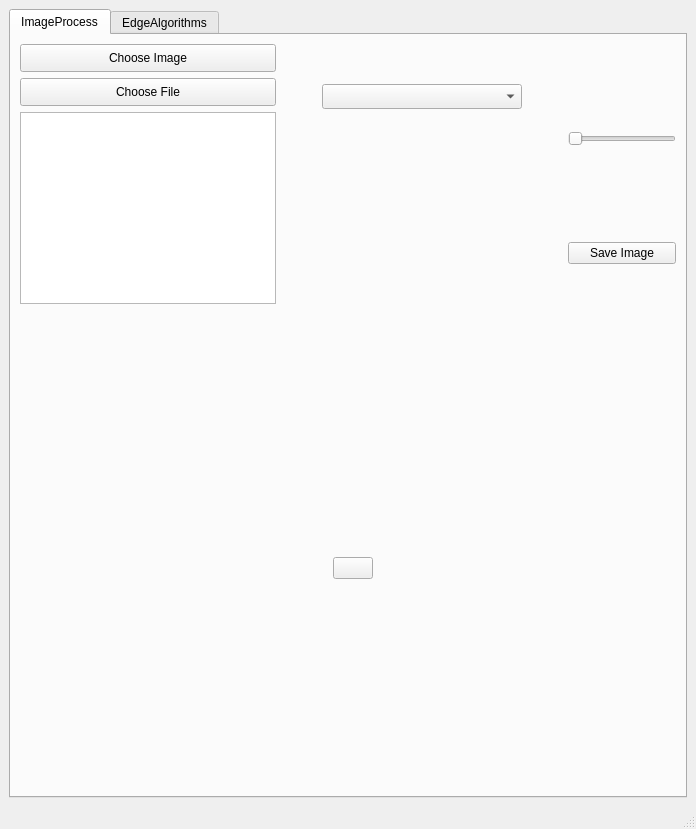
<?xml version="1.0" encoding="UTF-8"?>
<ui version="4.0">
 <class>MainWindow</class>
 <widget class="QMainWindow" name="MainWindow">
  <property name="geometry">
   <rect>
    <x>0</x>
    <y>0</y>
    <width>696</width>
    <height>829</height>
   </rect>
  </property>
  <property name="windowTitle">
   <string>MainWindow</string>
  </property>
  <widget class="QWidget" name="centralwidget">
   <property name="sizePolicy">
    <sizepolicy hsizetype="Preferred" vsizetype="Preferred">
     <horstretch>75</horstretch>
     <verstretch>0</verstretch>
    </sizepolicy>
   </property>
   <property name="minimumSize">
    <size>
     <width>650</width>
     <height>650</height>
    </size>
   </property>
   <property name="baseSize">
    <size>
     <width>750</width>
     <height>750</height>
    </size>
   </property>
   <layout class="QGridLayout" name="gridLayout_2">
    <item row="0" column="0" rowspan="2">
     <widget class="QTabWidget" name="tabWidget">
      <property name="currentIndex">
       <number>0</number>
      </property>
      <widget class="QWidget" name="tab_3">
       <attribute name="title">
        <string>ImageProcess</string>
       </attribute>
       <layout class="QGridLayout" name="gridLayout">
        <item row="0" column="0">
         <layout class="QVBoxLayout" name="verticalLayout_4" stretch="0,0,35">
          <property name="sizeConstraint">
           <enum>QLayout::SetDefaultConstraint</enum>
          </property>
          <item>
           <layout class="QHBoxLayout" name="horizontalLayout_2" stretch="20,0,0,0,20">
            <item>
             <layout class="QVBoxLayout" name="verticalLayout">
              <item>
               <widget class="QPushButton" name="choose_image_button">
                <property name="sizePolicy">
                 <sizepolicy hsizetype="Minimum" vsizetype="Fixed">
                  <horstretch>0</horstretch>
                  <verstretch>0</verstretch>
                 </sizepolicy>
                </property>
                <property name="minimumSize">
                 <size>
                  <width>256</width>
                  <height>28</height>
                 </size>
                </property>
                <property name="text">
                 <string>Choose Image</string>
                </property>
               </widget>
              </item>
              <item>
               <widget class="QPushButton" name="choose_file_button">
                <property name="sizePolicy">
                 <sizepolicy hsizetype="Minimum" vsizetype="Fixed">
                  <horstretch>0</horstretch>
                  <verstretch>0</verstretch>
                 </sizepolicy>
                </property>
                <property name="minimumSize">
                 <size>
                  <width>256</width>
                  <height>28</height>
                 </size>
                </property>
                <property name="text">
                 <string>Choose File</string>
                </property>
               </widget>
              </item>
              <item>
               <widget class="QListWidget" name="file_list_widget">
                <property name="sizePolicy">
                 <sizepolicy hsizetype="Minimum" vsizetype="Minimum">
                  <horstretch>0</horstretch>
                  <verstretch>0</verstretch>
                 </sizepolicy>
                </property>
                <property name="minimumSize">
                 <size>
                  <width>256</width>
                  <height>192</height>
                 </size>
                </property>
               </widget>
              </item>
             </layout>
            </item>
            <item>
             <spacer name="horizontalSpacer_2">
              <property name="orientation">
               <enum>Qt::Horizontal</enum>
              </property>
              <property name="sizeType">
               <enum>QSizePolicy::Minimum</enum>
              </property>
              <property name="sizeHint" stdset="0">
               <size>
                <width>40</width>
                <height>20</height>
               </size>
              </property>
             </spacer>
            </item>
            <item>
             <layout class="QVBoxLayout" name="verticalLayout_3" stretch="0,0,1">
              <item>
               <spacer name="verticalSpacer_2">
                <property name="orientation">
                 <enum>Qt::Vertical</enum>
                </property>
                <property name="sizeHint" stdset="0">
                 <size>
                  <width>20</width>
                  <height>40</height>
                 </size>
                </property>
               </spacer>
              </item>
              <item>
               <widget class="QComboBox" name="comboBox">
                <property name="sizePolicy">
                 <sizepolicy hsizetype="Minimum" vsizetype="Fixed">
                  <horstretch>0</horstretch>
                  <verstretch>0</verstretch>
                 </sizepolicy>
                </property>
                <property name="minimumSize">
                 <size>
                  <width>200</width>
                  <height>25</height>
                 </size>
                </property>
               </widget>
              </item>
              <item>
               <spacer name="verticalSpacer">
                <property name="orientation">
                 <enum>Qt::Vertical</enum>
                </property>
                <property name="sizeHint" stdset="0">
                 <size>
                  <width>20</width>
                  <height>40</height>
                 </size>
                </property>
               </spacer>
              </item>
             </layout>
            </item>
            <item>
             <spacer name="horizontalSpacer">
              <property name="orientation">
               <enum>Qt::Horizontal</enum>
              </property>
              <property name="sizeType">
               <enum>QSizePolicy::Minimum</enum>
              </property>
              <property name="sizeHint" stdset="0">
               <size>
                <width>40</width>
                <height>20</height>
               </size>
              </property>
             </spacer>
            </item>
            <item>
             <layout class="QVBoxLayout" name="verticalLayout_2" stretch="20,0,5,0,10,0,0">
              <property name="sizeConstraint">
               <enum>QLayout::SetMinimumSize</enum>
              </property>
              <property name="leftMargin">
               <number>0</number>
              </property>
              <property name="topMargin">
               <number>0</number>
              </property>
              <item>
               <spacer name="verticalSpacer_6">
                <property name="orientation">
                 <enum>Qt::Vertical</enum>
                </property>
                <property name="sizeHint" stdset="0">
                 <size>
                  <width>20</width>
                  <height>40</height>
                 </size>
                </property>
               </spacer>
              </item>
              <item>
               <widget class="QSlider" name="slider">
                <property name="enabled">
                 <bool>false</bool>
                </property>
                <property name="sizePolicy">
                 <sizepolicy hsizetype="Minimum" vsizetype="Fixed">
                  <horstretch>0</horstretch>
                  <verstretch>0</verstretch>
                 </sizepolicy>
                </property>
                <property name="autoFillBackground">
                 <bool>false</bool>
                </property>
                <property name="orientation">
                 <enum>Qt::Horizontal</enum>
                </property>
               </widget>
              </item>
              <item>
               <spacer name="verticalSpacer_4">
                <property name="orientation">
                 <enum>Qt::Vertical</enum>
                </property>
                <property name="sizeHint" stdset="0">
                 <size>
                  <width>20</width>
                  <height>40</height>
                 </size>
                </property>
               </spacer>
              </item>
              <item>
               <widget class="QLabel" name="slider_label">
                <property name="sizePolicy">
                 <sizepolicy hsizetype="Preferred" vsizetype="Preferred">
                  <horstretch>0</horstretch>
                  <verstretch>0</verstretch>
                 </sizepolicy>
                </property>
                <property name="font">
                 <font>
                  <family>Perpetua</family>
                  <pointsize>10</pointsize>
                  <weight>75</weight>
                  <bold>true</bold>
                 </font>
                </property>
                <property name="text">
                 <string/>
                </property>
                <property name="textFormat">
                 <enum>Qt::AutoText</enum>
                </property>
                <property name="alignment">
                 <set>Qt::AlignCenter</set>
                </property>
               </widget>
              </item>
              <item>
               <spacer name="verticalSpacer_5">
                <property name="orientation">
                 <enum>Qt::Vertical</enum>
                </property>
                <property name="sizeHint" stdset="0">
                 <size>
                  <width>20</width>
                  <height>40</height>
                 </size>
                </property>
               </spacer>
              </item>
              <item>
               <widget class="QPushButton" name="save_button">
                <property name="text">
                 <string>Save Image</string>
                </property>
               </widget>
              </item>
              <item>
               <spacer name="verticalSpacer_7">
                <property name="orientation">
                 <enum>Qt::Vertical</enum>
                </property>
                <property name="sizeHint" stdset="0">
                 <size>
                  <width>20</width>
                  <height>40</height>
                 </size>
                </property>
               </spacer>
              </item>
             </layout>
            </item>
           </layout>
          </item>
          <item>
           <spacer name="verticalSpacer_3">
            <property name="orientation">
             <enum>Qt::Vertical</enum>
            </property>
            <property name="sizeHint" stdset="0">
             <size>
              <width>20</width>
              <height>40</height>
             </size>
            </property>
           </spacer>
          </item>
          <item>
           <layout class="QHBoxLayout" name="horizontalLayout" stretch="45,5,0,5,45">
            <item>
             <widget class="QLabel" name="image_label">
              <property name="sizePolicy">
               <sizepolicy hsizetype="Expanding" vsizetype="Expanding">
                <horstretch>0</horstretch>
                <verstretch>0</verstretch>
               </sizepolicy>
              </property>
              <property name="minimumSize">
               <size>
                <width>0</width>
                <height>0</height>
               </size>
              </property>
              <property name="baseSize">
               <size>
                <width>0</width>
                <height>0</height>
               </size>
              </property>
              <property name="text">
               <string/>
              </property>
              <property name="scaledContents">
               <bool>true</bool>
              </property>
             </widget>
            </item>
            <item>
             <spacer name="horizontalSpacer_3">
              <property name="orientation">
               <enum>Qt::Horizontal</enum>
              </property>
              <property name="sizeType">
               <enum>QSizePolicy::Fixed</enum>
              </property>
              <property name="sizeHint" stdset="0">
               <size>
                <width>40</width>
                <height>20</height>
               </size>
              </property>
             </spacer>
            </item>
            <item>
             <widget class="QPushButton" name="arrow_back_button">
              <property name="text">
               <string/>
              </property>
              <property name="icon">
               <iconset>
                <normaloff>arrowBack.png</normaloff>arrowBack.png</iconset>
              </property>
             </widget>
            </item>
            <item>
             <spacer name="horizontalSpacer_4">
              <property name="orientation">
               <enum>Qt::Horizontal</enum>
              </property>
              <property name="sizeHint" stdset="0">
               <size>
                <width>40</width>
                <height>20</height>
               </size>
              </property>
             </spacer>
            </item>
            <item>
             <widget class="QLabel" name="image_result_label">
              <property name="sizePolicy">
               <sizepolicy hsizetype="Expanding" vsizetype="Expanding">
                <horstretch>0</horstretch>
                <verstretch>0</verstretch>
               </sizepolicy>
              </property>
              <property name="minimumSize">
               <size>
                <width>0</width>
                <height>0</height>
               </size>
              </property>
              <property name="baseSize">
               <size>
                <width>0</width>
                <height>0</height>
               </size>
              </property>
              <property name="text">
               <string/>
              </property>
              <property name="scaledContents">
               <bool>true</bool>
              </property>
             </widget>
            </item>
           </layout>
          </item>
         </layout>
        </item>
       </layout>
      </widget>
      <widget class="QWidget" name="tab_4">
       <attribute name="title">
        <string>EdgeAlgorithms</string>
       </attribute>
      </widget>
     </widget>
    </item>
   </layout>
  </widget>
  <widget class="QStatusBar" name="statusbar"/>
 </widget>
 <resources/>
 <connections/>
</ui>
